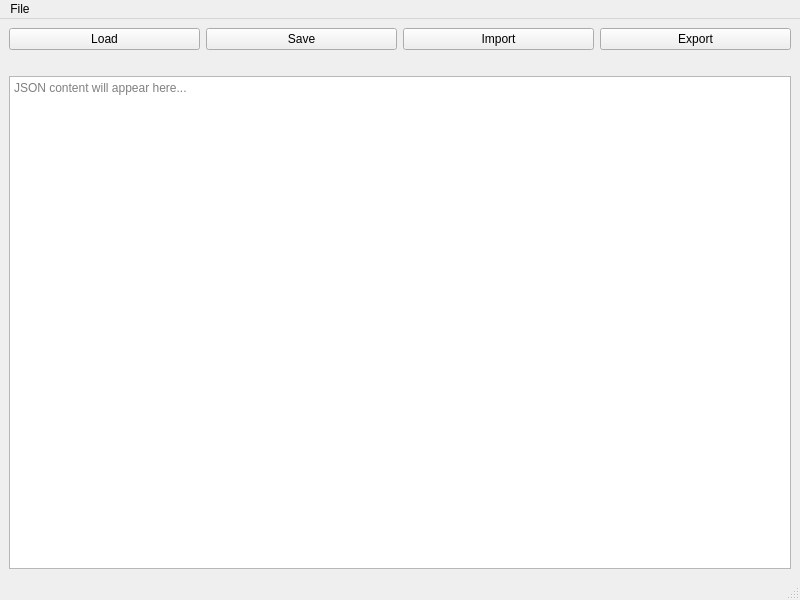
<?xml version="1.0" encoding="UTF-8"?>
<ui version="4.0">
 <class>SettingsWindow</class>
 <widget class="QMainWindow" name="SettingsWindow">
  <property name="geometry">
   <rect>
    <x>0</x>
    <y>0</y>
    <width>800</width>
    <height>600</height>
   </rect>
  </property>
  <property name="windowTitle">
   <string>Settings Manager</string>
  </property>
  <widget class="QWidget" name="centralwidget">
   <layout class="QVBoxLayout" name="verticalLayout">
    <item>
     <layout class="QHBoxLayout" name="horizontalLayout">
      <item>
       <widget class="QPushButton" name="loadButton">
        <property name="text">
         <string>Load</string>
        </property>
       </widget>
      </item>
      <item>
       <widget class="QPushButton" name="saveButton">
        <property name="text">
         <string>Save</string>
        </property>
       </widget>
      </item>
      <item>
       <widget class="QPushButton" name="importButton">
        <property name="text">
         <string>Import</string>
        </property>
       </widget>
      </item>
      <item>
       <widget class="QPushButton" name="exportButton">
        <property name="text">
         <string>Export</string>
        </property>
       </widget>
      </item>
     </layout>
    </item>
    <item>
     <widget class="QLabel" name="feedbackLabel">
      <property name="text">
       <string/>
      </property>
      <property name="alignment">
       <set>Qt::AlignCenter</set>
      </property>
     </widget>
    </item>
    <item>
     <widget class="QTextEdit" name="contentTextEdit">
      <property name="lineWrapMode">
       <enum>QTextEdit::NoWrap</enum>
      </property>
      <property name="placeholderText">
       <string>JSON content will appear here...</string>
      </property>
     </widget>
    </item>
   </layout>
  </widget>
  <widget class="QMenuBar" name="menubar">
   <property name="geometry">
    <rect>
     <x>0</x>
     <y>0</y>
     <width>800</width>
     <height>21</height>
    </rect>
   </property>
   <widget class="QMenu" name="menuFile">
    <property name="title">
     <string>File</string>
    </property>
    <addaction name="actionExit"/>
   </widget>
   <addaction name="menuFile"/>
  </widget>
  <widget class="QStatusBar" name="statusbar"/>
  <action name="actionExit">
   <property name="text">
    <string>Exit</string>
   </property>
   <property name="shortcut">
    <string>Ctrl+Q</string>
   </property>
  </action>
 </widget>
 <resources/>
 <connections>
  <connection>
   <sender>actionExit</sender>
   <signal>triggered()</signal>
   <receiver>SettingsWindow</receiver>
   <slot>close()</slot>
   <hints>
    <hint type="sourcelabel">
     <x>-1</x>
     <y>-1</y>
    </hint>
    <hint type="destinationlabel">
     <x>399</x>
     <y>299</y>
    </hint>
   </hints>
  </connection>
 </connections>
</ui>
